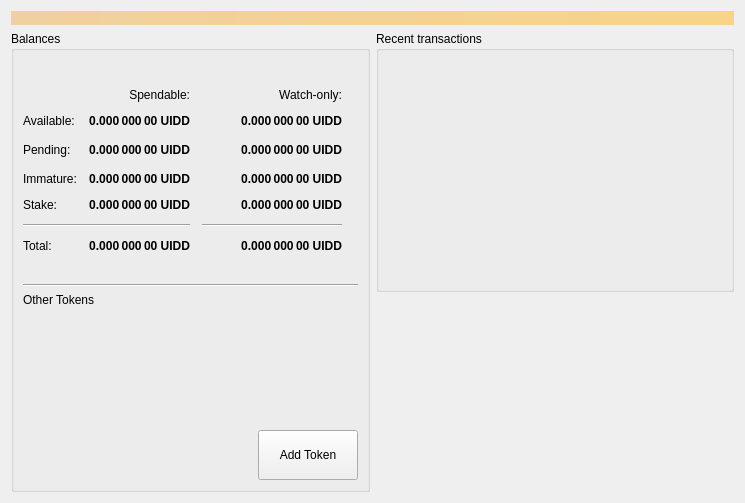
<?xml version="1.0" encoding="UTF-8"?>
<ui version="4.0">
 <class>OverviewPage</class>
 <widget class="QWidget" name="OverviewPage">
  <property name="geometry">
   <rect>
    <x>0</x>
    <y>0</y>
    <width>745</width>
    <height>503</height>
   </rect>
  </property>
  <property name="windowTitle">
   <string>Form</string>
  </property>
  <layout class="QVBoxLayout" name="topLayout">
   <item>
    <widget class="QLabel" name="labelAlerts">
     <property name="visible">
      <bool>false</bool>
     </property>
     <property name="styleSheet">
      <string notr="true">QLabel { background-color: qlineargradient(x1: 0, y1: 0, x2: 1, y2: 0, stop:0 #F0D0A0, stop:1 #F8D488); color:#000000; }</string>
     </property>
     <property name="wordWrap">
      <bool>true</bool>
     </property>
     <property name="margin">
      <number>3</number>
     </property>
     <property name="textInteractionFlags">
      <set>Qt::TextSelectableByMouse</set>
     </property>
    </widget>
   </item>
   <item>
    <layout class="QHBoxLayout" name="horizontalLayout" stretch="1,1">
     <item>
      <layout class="QVBoxLayout" name="verticalLayout_2">
       <item>
        <widget class="QGroupBox" name="groupBoxBalances">
         <property name="title">
          <string>Balances</string>
         </property>
         <layout class="QVBoxLayout" name="verticalLayout">
          <property name="spacing">
           <number>6</number>
          </property>
          <item>
           <layout class="QHBoxLayout" name="horizontalLayout_3">
            <item>
             <widget class="QPushButton" name="labelWalletStatus">
              <property name="enabled">
               <bool>true</bool>
              </property>
              <property name="maximumSize">
               <size>
                <width>30</width>
                <height>16777215</height>
               </size>
              </property>
              <property name="toolTip">
               <string>The displayed information may be out of date. Your wallet automatically synchronizes with the Uidd network after a connection is established, but this process has not completed yet.</string>
              </property>
              <property name="text">
               <string/>
              </property>
              <property name="icon">
               <iconset>
                <normaloff>:/icons/warning</normaloff>
                <disabledoff>:/icons/warning</disabledoff>:/icons/warning</iconset>
              </property>
              <property name="iconSize">
               <size>
                <width>24</width>
                <height>24</height>
               </size>
              </property>
              <property name="flat">
               <bool>true</bool>
              </property>
             </widget>
            </item>
            <item>
             <spacer name="horizontalSpacer">
              <property name="orientation">
               <enum>Qt::Horizontal</enum>
              </property>
              <property name="sizeHint" stdset="0">
               <size>
                <width>40</width>
                <height>20</height>
               </size>
              </property>
             </spacer>
            </item>
           </layout>
          </item>
          <item>
           <layout class="QGridLayout" name="gridLayout">
            <property name="spacing">
             <number>12</number>
            </property>
            <item row="2" column="2">
             <widget class="QLabel" name="labelWatchPending">
              <property name="font">
               <font>
                <weight>75</weight>
                <bold>true</bold>
               </font>
              </property>
              <property name="cursor">
               <cursorShape>IBeamCursor</cursorShape>
              </property>
              <property name="toolTip">
               <string>Unconfirmed transactions to watch-only addresses</string>
              </property>
              <property name="text">
               <string notr="true">0.000 000 00 UIDD</string>
              </property>
              <property name="alignment">
               <set>Qt::AlignRight|Qt::AlignTrailing|Qt::AlignVCenter</set>
              </property>
              <property name="textInteractionFlags">
               <set>Qt::LinksAccessibleByMouse|Qt::TextSelectableByKeyboard|Qt::TextSelectableByMouse</set>
              </property>
             </widget>
            </item>
            <item row="2" column="1">
             <widget class="QLabel" name="labelUnconfirmed">
              <property name="font">
               <font>
                <weight>75</weight>
                <bold>true</bold>
               </font>
              </property>
              <property name="cursor">
               <cursorShape>IBeamCursor</cursorShape>
              </property>
              <property name="toolTip">
               <string>Total of transactions that have yet to be confirmed, and do not yet count toward the spendable balance</string>
              </property>
              <property name="text">
               <string notr="true">0.000 000 00 UIDD</string>
              </property>
              <property name="alignment">
               <set>Qt::AlignRight|Qt::AlignTrailing|Qt::AlignVCenter</set>
              </property>
              <property name="textInteractionFlags">
               <set>Qt::LinksAccessibleByMouse|Qt::TextSelectableByKeyboard|Qt::TextSelectableByMouse</set>
              </property>
             </widget>
            </item>
            <item row="3" column="2">
             <widget class="QLabel" name="labelWatchImmature">
              <property name="font">
               <font>
                <weight>75</weight>
                <bold>true</bold>
               </font>
              </property>
              <property name="cursor">
               <cursorShape>IBeamCursor</cursorShape>
              </property>
              <property name="toolTip">
               <string>Mined balance in watch-only addresses that has not yet matured</string>
              </property>
              <property name="text">
               <string notr="true">0.000 000 00 UIDD</string>
              </property>
              <property name="alignment">
               <set>Qt::AlignRight|Qt::AlignTrailing|Qt::AlignVCenter</set>
              </property>
              <property name="textInteractionFlags">
               <set>Qt::LinksAccessibleByMouse|Qt::TextSelectableByKeyboard|Qt::TextSelectableByMouse</set>
              </property>
             </widget>
            </item>
            <item row="5" column="0" colspan="2">
             <widget class="Line" name="line">
              <property name="orientation">
               <enum>Qt::Horizontal</enum>
              </property>
             </widget>
            </item>
            <item row="5" column="2">
             <widget class="Line" name="lineWatchBalance">
              <property name="sizePolicy">
               <sizepolicy hsizetype="Preferred" vsizetype="Fixed">
                <horstretch>0</horstretch>
                <verstretch>0</verstretch>
               </sizepolicy>
              </property>
              <property name="minimumSize">
               <size>
                <width>140</width>
                <height>0</height>
               </size>
              </property>
              <property name="orientation">
               <enum>Qt::Horizontal</enum>
              </property>
             </widget>
            </item>
            <item row="6" column="0">
             <widget class="QLabel" name="labelTotalText">
              <property name="text">
               <string>Total:</string>
              </property>
             </widget>
            </item>
            <item row="3" column="1">
             <widget class="QLabel" name="labelImmature">
              <property name="font">
               <font>
                <weight>75</weight>
                <bold>true</bold>
               </font>
              </property>
              <property name="cursor">
               <cursorShape>IBeamCursor</cursorShape>
              </property>
              <property name="toolTip">
               <string>Mined balance that has not yet matured</string>
              </property>
              <property name="text">
               <string notr="true">0.000 000 00 UIDD</string>
              </property>
              <property name="alignment">
               <set>Qt::AlignRight|Qt::AlignTrailing|Qt::AlignVCenter</set>
              </property>
              <property name="textInteractionFlags">
               <set>Qt::LinksAccessibleByMouse|Qt::TextSelectableByKeyboard|Qt::TextSelectableByMouse</set>
              </property>
             </widget>
            </item>
            <item row="3" column="0">
             <widget class="QLabel" name="labelImmatureText">
              <property name="text">
               <string>Immature:</string>
              </property>
             </widget>
            </item>
            <item row="6" column="1">
             <widget class="QLabel" name="labelTotal">
              <property name="font">
               <font>
                <weight>75</weight>
                <bold>true</bold>
               </font>
              </property>
              <property name="cursor">
               <cursorShape>IBeamCursor</cursorShape>
              </property>
              <property name="toolTip">
               <string>Your current total balance</string>
              </property>
              <property name="text">
               <string notr="true">0.000 000 00 UIDD</string>
              </property>
              <property name="alignment">
               <set>Qt::AlignRight|Qt::AlignTrailing|Qt::AlignVCenter</set>
              </property>
              <property name="textInteractionFlags">
               <set>Qt::LinksAccessibleByMouse|Qt::TextSelectableByKeyboard|Qt::TextSelectableByMouse</set>
              </property>
             </widget>
            </item>
            <item row="6" column="2">
             <widget class="QLabel" name="labelWatchTotal">
              <property name="font">
               <font>
                <weight>75</weight>
                <bold>true</bold>
               </font>
              </property>
              <property name="cursor">
               <cursorShape>IBeamCursor</cursorShape>
              </property>
              <property name="toolTip">
               <string>Current total balance in watch-only addresses</string>
              </property>
              <property name="text">
               <string notr="true">0.000 000 00 UIDD</string>
              </property>
              <property name="alignment">
               <set>Qt::AlignRight|Qt::AlignTrailing|Qt::AlignVCenter</set>
              </property>
              <property name="textInteractionFlags">
               <set>Qt::LinksAccessibleByMouse|Qt::TextSelectableByKeyboard|Qt::TextSelectableByMouse</set>
              </property>
             </widget>
            </item>
            <item row="0" column="2">
             <widget class="QLabel" name="labelWatchonly">
              <property name="text">
               <string>Watch-only:</string>
              </property>
              <property name="alignment">
               <set>Qt::AlignRight|Qt::AlignTrailing|Qt::AlignVCenter</set>
              </property>
             </widget>
            </item>
            <item row="1" column="0">
             <widget class="QLabel" name="labelBalanceText">
              <property name="text">
               <string>Available:</string>
              </property>
             </widget>
            </item>
            <item row="1" column="1">
             <widget class="QLabel" name="labelBalance">
              <property name="font">
               <font>
                <weight>75</weight>
                <bold>true</bold>
               </font>
              </property>
              <property name="cursor">
               <cursorShape>IBeamCursor</cursorShape>
              </property>
              <property name="toolTip">
               <string>Your current spendable balance</string>
              </property>
              <property name="text">
               <string notr="true">0.000 000 00 UIDD</string>
              </property>
              <property name="alignment">
               <set>Qt::AlignRight|Qt::AlignTrailing|Qt::AlignVCenter</set>
              </property>
              <property name="textInteractionFlags">
               <set>Qt::LinksAccessibleByMouse|Qt::TextSelectableByKeyboard|Qt::TextSelectableByMouse</set>
              </property>
             </widget>
            </item>
            <item row="1" column="2">
             <widget class="QLabel" name="labelWatchAvailable">
              <property name="font">
               <font>
                <weight>75</weight>
                <bold>true</bold>
               </font>
              </property>
              <property name="cursor">
               <cursorShape>IBeamCursor</cursorShape>
              </property>
              <property name="toolTip">
               <string>Your current balance in watch-only addresses</string>
              </property>
              <property name="text">
               <string notr="true">0.000 000 00 UIDD</string>
              </property>
              <property name="alignment">
               <set>Qt::AlignRight|Qt::AlignTrailing|Qt::AlignVCenter</set>
              </property>
              <property name="textInteractionFlags">
               <set>Qt::LinksAccessibleByMouse|Qt::TextSelectableByKeyboard|Qt::TextSelectableByMouse</set>
              </property>
             </widget>
            </item>
            <item row="2" column="0">
             <widget class="QLabel" name="labelPendingText">
              <property name="text">
               <string>Pending:</string>
              </property>
             </widget>
            </item>
            <item row="0" column="1">
             <widget class="QLabel" name="labelSpendable">
              <property name="text">
               <string>Spendable:</string>
              </property>
              <property name="alignment">
               <set>Qt::AlignRight|Qt::AlignTrailing|Qt::AlignVCenter</set>
              </property>
             </widget>
            </item>
            <item row="4" column="0">
             <widget class="QLabel" name="labelStakeText">
              <property name="text">
               <string>Stake:</string>
              </property>
             </widget>
            </item>
            <item row="4" column="1">
             <widget class="QLabel" name="labelStake">
              <property name="font">
               <font>
                <weight>75</weight>
                <bold>true</bold>
               </font>
              </property>
              <property name="text">
               <string>0.000 000 00 UIDD</string>
              </property>
              <property name="alignment">
               <set>Qt::AlignRight|Qt::AlignTrailing|Qt::AlignVCenter</set>
              </property>
              <property name="textInteractionFlags">
               <set>Qt::LinksAccessibleByMouse|Qt::TextSelectableByKeyboard|Qt::TextSelectableByMouse</set>
              </property>
             </widget>
            </item>
            <item row="4" column="2">
             <widget class="QLabel" name="labelWatchStake">
              <property name="font">
               <font>
                <weight>75</weight>
                <bold>true</bold>
               </font>
              </property>
              <property name="text">
               <string>0.000 000 00 UIDD</string>
              </property>
              <property name="alignment">
               <set>Qt::AlignRight|Qt::AlignTrailing|Qt::AlignVCenter</set>
              </property>
              <property name="textInteractionFlags">
               <set>Qt::LinksAccessibleByMouse|Qt::TextSelectableByKeyboard|Qt::TextSelectableByMouse</set>
              </property>
             </widget>
            </item>
            <item row="2" column="3">
             <spacer name="horizontalSpacer_2">
              <property name="orientation">
               <enum>Qt::Horizontal</enum>
              </property>
              <property name="sizeHint" stdset="0">
               <size>
                <width>40</width>
                <height>20</height>
               </size>
              </property>
             </spacer>
            </item>
           </layout>
          </item>
          <item>
           <spacer name="verticalSpacer_3">
            <property name="orientation">
             <enum>Qt::Vertical</enum>
            </property>
            <property name="sizeType">
             <enum>QSizePolicy::Fixed</enum>
            </property>
            <property name="sizeHint" stdset="0">
             <size>
              <width>20</width>
              <height>25</height>
             </size>
            </property>
           </spacer>
          </item>
          <item>
           <widget class="Line" name="line_2">
            <property name="orientation">
             <enum>Qt::Horizontal</enum>
            </property>
           </widget>
          </item>
          <item>
           <layout class="QVBoxLayout" name="verticalLayout_5">
            <property name="spacing">
             <number>12</number>
            </property>
            <item>
             <widget class="QLabel" name="labelTokens">
              <property name="text">
               <string>Other Tokens</string>
              </property>
             </widget>
            </item>
            <item>
             <layout class="QHBoxLayout" name="horizontalLayout_4">
              <property name="leftMargin">
               <number>10</number>
              </property>
              <property name="rightMargin">
               <number>10</number>
              </property>
              <item>
               <widget class="QListView" name="listTokens">
                <property name="enabled">
                 <bool>true</bool>
                </property>
                <property name="styleSheet">
                 <string notr="true">QListView { background: transparent; }</string>
                </property>
               </widget>
              </item>
             </layout>
            </item>
           </layout>
          </item>
          <item>
           <layout class="QHBoxLayout" name="horizontalLayout_5">
            <item>
             <spacer name="horizontalSpacer_4">
              <property name="orientation">
               <enum>Qt::Horizontal</enum>
              </property>
              <property name="sizeHint" stdset="0">
               <size>
                <width>40</width>
                <height>20</height>
               </size>
              </property>
             </spacer>
            </item>
            <item>
             <widget class="QPushButton" name="buttonAddToken">
              <property name="minimumSize">
               <size>
                <width>100</width>
                <height>50</height>
               </size>
              </property>
              <property name="text">
               <string>Add Token</string>
              </property>
             </widget>
            </item>
           </layout>
          </item>
         </layout>
        </widget>
       </item>
       <item>
        <spacer name="verticalSpacer">
         <property name="orientation">
          <enum>Qt::Vertical</enum>
         </property>
         <property name="sizeHint" stdset="0">
          <size>
           <width>20</width>
           <height>40</height>
          </size>
         </property>
        </spacer>
       </item>
      </layout>
     </item>
     <item>
      <layout class="QVBoxLayout" name="verticalLayout_3">
       <item>
        <widget class="QGroupBox" name="groupBoxRecent">
         <property name="sizePolicy">
          <sizepolicy hsizetype="Expanding" vsizetype="Preferred">
           <horstretch>0</horstretch>
           <verstretch>0</verstretch>
          </sizepolicy>
         </property>
         <property name="title">
          <string>Recent transactions</string>
         </property>
         <layout class="QVBoxLayout" name="verticalLayout_4">
          <property name="leftMargin">
           <number>0</number>
          </property>
          <property name="rightMargin">
           <number>0</number>
          </property>
          <item>
           <layout class="QHBoxLayout" name="horizontalLayout_2">
            <property name="leftMargin">
             <number>9</number>
            </property>
            <property name="rightMargin">
             <number>9</number>
            </property>
            <item>
             <widget class="QPushButton" name="labelTransactionsStatus">
              <property name="enabled">
               <bool>true</bool>
              </property>
              <property name="maximumSize">
               <size>
                <width>30</width>
                <height>16777215</height>
               </size>
              </property>
              <property name="toolTip">
               <string>The displayed information may be out of date. Your wallet automatically synchronizes with the Uidd network after a connection is established, but this process has not completed yet.</string>
              </property>
              <property name="text">
               <string/>
              </property>
              <property name="icon">
               <iconset>
                <normaloff>:/icons/warning</normaloff>
                <disabledoff>:/icons/warning</disabledoff>:/icons/warning</iconset>
              </property>
              <property name="iconSize">
               <size>
                <width>24</width>
                <height>24</height>
               </size>
              </property>
              <property name="flat">
               <bool>true</bool>
              </property>
             </widget>
            </item>
            <item>
             <spacer name="horizontalSpacer_3">
              <property name="orientation">
               <enum>Qt::Horizontal</enum>
              </property>
              <property name="sizeHint" stdset="0">
               <size>
                <width>40</width>
                <height>20</height>
               </size>
              </property>
             </spacer>
            </item>
           </layout>
          </item>
          <item>
           <widget class="QListView" name="listTransactions">
            <property name="styleSheet">
             <string notr="true">QListView { background: transparent; }</string>
            </property>
            <property name="frameShape">
             <enum>QFrame::NoFrame</enum>
            </property>
            <property name="verticalScrollBarPolicy">
             <enum>Qt::ScrollBarAlwaysOff</enum>
            </property>
            <property name="horizontalScrollBarPolicy">
             <enum>Qt::ScrollBarAlwaysOff</enum>
            </property>
            <property name="selectionMode">
             <enum>QAbstractItemView::NoSelection</enum>
            </property>
           </widget>
          </item>
         </layout>
        </widget>
       </item>
       <item>
        <spacer name="verticalSpacer_2">
         <property name="orientation">
          <enum>Qt::Vertical</enum>
         </property>
         <property name="sizeType">
          <enum>QSizePolicy::Expanding</enum>
         </property>
         <property name="sizeHint" stdset="0">
          <size>
           <width>20</width>
           <height>40</height>
          </size>
         </property>
        </spacer>
       </item>
      </layout>
     </item>
    </layout>
   </item>
  </layout>
 </widget>
 <resources/>
 <connections/>
</ui>
